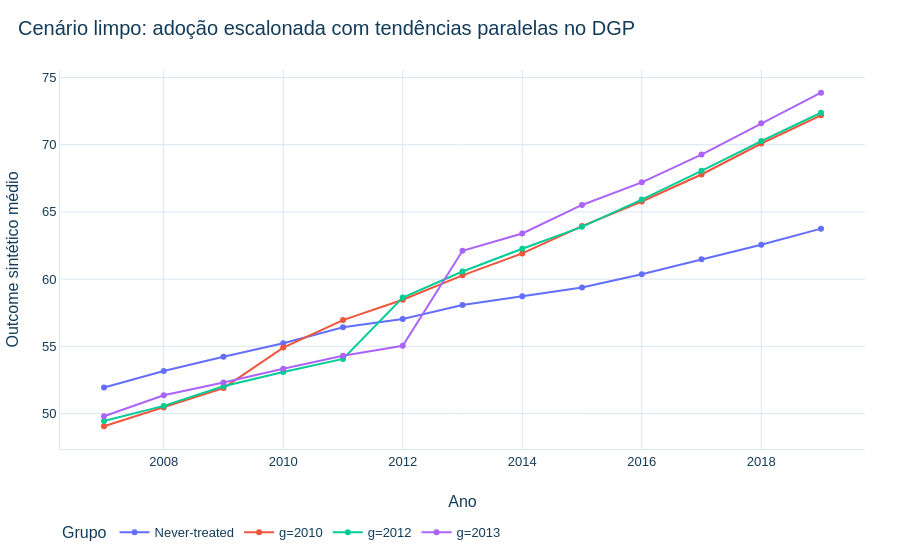

Notebook code for this chart:
### Markdown cell above
## 5. Cenário limpo e validação bloqueada do backend

### Code cell
limpo = cenarios['LIMPO']
trajetorias_limpas = limpo.painel.assign(grupo=lambda d: np.where(d['coorte_g'].eq(0), 'Never-treated', 'g=' + d['coorte_g'].astype(str))).groupby(['grupo', 'ano'], as_index=False)['y'].mean()
fig = px.line(trajetorias_limpas, x='ano', y='y', color='grupo', markers=True, labels={'ano': 'Ano', 'y': 'Outcome sintético médio', 'grupo': 'Grupo'}, title='Cenário limpo: adoção escalonada com tendências paralelas no DGP')
salvar_figura(fig, 'd19_01_cenario_limpo_trajetorias')
fig.show()
validacao_backend_limpo = pd.DataFrame([
    {'metrica': 'bias_ATT_gt', 'valor': np.nan, 'status': 'NAO_CALCULADO_BACKEND_AUSENTE'},
    {'metrica': 'RMSE_ATT_gt', 'valor': np.nan, 'status': 'NAO_CALCULADO_BACKEND_AUSENTE'},
    {'metrica': 'cobertura_intervalos', 'valor': np.nan, 'status': 'NAO_CALCULADO_BACKEND_AUSENTE'},
])
mostrar(validacao_backend_limpo, 10)

### Figure 1 — Plotly figure (JSON) as saved in the notebook; plotly's stock layout.template omitted (floating-point values rounded to 4 significant figures)
{"data": [{"hovertemplate": "Grupo=Never-treated<br>Ano=%{x}<br>Outcome sintético médio=%{y}<extra></extra>", "legendgroup": "Never-treated", "line": {"color": "#636efa", "dash": "solid"}, "marker": {"symbol": "circle"}, "mode": "lines+markers", "name": "Never-treated", "orientation": "v", "showlegend": true, "type": "scatter", "x": [2007, 2008, 2009, 2010, 2011, 2012, 2013, 2014, 2015, 2016, 2017, 2018, 2019], "xaxis": "x", "y": [51.94, 53.16, 54.22, 55.23, 56.41, 57.03, 58.07, 58.73, 59.37, 60.36, 61.48, 62.55, 63.75], "yaxis": "y"}, {"hovertemplate": "Grupo=g=2010<br>Ano=%{x}<br>Outcome sintético médio=%{y}<extra></extra>", "legendgroup": "g=2010", "line": {"color": "#EF553B", "dash": "solid"}, "marker": {"symbol": "circle"}, "mode": "lines+markers", "name": "g=2010", "orientation": "v", "showlegend": true, "type": "scatter", "x": [2007, 2008, 2009, 2010, 2011, 2012, 2013, 2014, 2015, 2016, 2017, 2018, 2019], "xaxis": "x", "y": [49.05, 50.45, 51.89, 54.9, 56.95, 58.47, 60.28, 61.91, 63.94, 65.77, 67.78, 70.09, 72.18], "yaxis": "y"}, {"hovertemplate": "Grupo=g=2012<br>Ano=%{x}<br>Outcome sintético médio=%{y}<extra></extra>", "legendgroup": "g=2012", "line": {"color": "#00cc96", "dash": "solid"}, "marker": {"symbol": "circle"}, "mode": "lines+markers", "name": "g=2012", "orientation": "v", "showlegend": true, "type": "scatter", "x": [2007, 2008, 2009, 2010, 2011, 2012, 2013, 2014, 2015, 2016, 2017, 2018, 2019], "xaxis": "x", "y": [49.44, 50.56, 52.02, 53.09, 54.06, 58.63, 60.56, 62.26, 63.89, 65.92, 68.06, 70.27, 72.38], "yaxis": "y"}, {"hovertemplate": "Grupo=g=2013<br>Ano=%{x}<br>Outcome sintético médio=%{y}<extra></extra>", "legendgroup": "g=2013", "line": {"color": "#ab63fa", "dash": "solid"}, "marker": {"symbol": "circle"}, "mode": "lines+markers", "name": "g=2013", "orientation": "v", "showlegend": true, "type": "scatter", "x": [2007, 2008, 2009, 2010, 2011, 2012, 2013, 2014, 2015, 2016, 2017, 2018, 2019], "xaxis": "x", "y": [49.79, 51.36, 52.31, 53.34, 54.29, 55.03, 62.1, 63.4, 65.52, 67.2, 69.27, 71.59, 73.87], "yaxis": "y"}], "layout": {"font": {"color": "#133C5A", "family": "Arial", "size": 13}, "legend": {"title": {"text": "Grupo"}, "tracegroupgap": 0}, "paper_bgcolor": "#FFFFFF", "plot_bgcolor": "#FFFFFF", "title": {"text": "Cenário limpo: adoção escalonada com tendências paralelas no DGP"}, "xaxis": {"anchor": "y", "domain": [0.0, 1.0], "title": {"text": "Ano"}}, "yaxis": {"anchor": "x", "domain": [0.0, 1.0], "title": {"text": "Outcome sintético médio"}}}}
